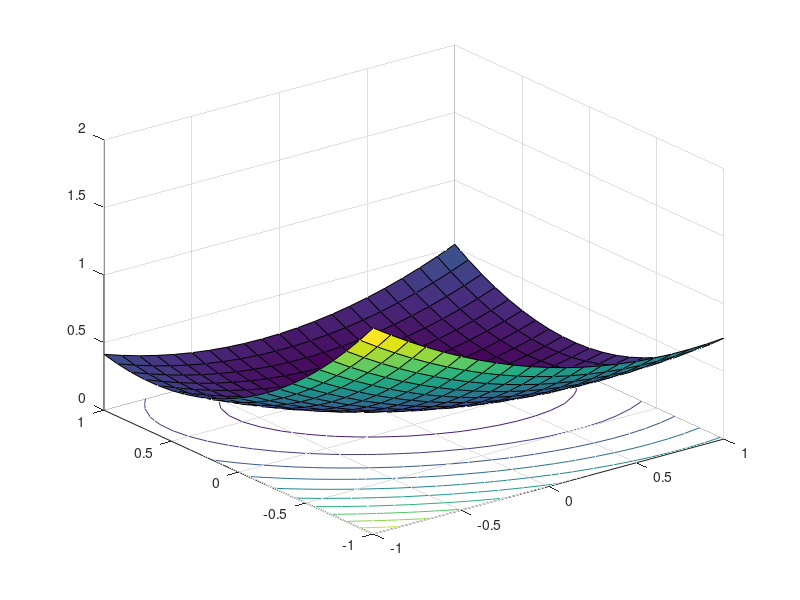

Here is the MATLAB script that generated this plot: (Note: this script raises an error after producing the figure.)
clear all
close all
%%
D = [2 1]/3;
v = 0.5;
lambda = 0.4;
gamma = 0.4;

%%
f = @(s0,s1) 0.5*(v-(D(1)*s0+D(2)*s1)).^2 + lambda*0.5*(s0.^2+s1.^2);

figure(1)

s0 = -1:.1:1;
s1 = -1:.1:1;
[S0,S1] = ndgrid(s0,s1);
F = f(S0,S1);
hf = surfc(s0,s1,F);
hf(1).FaceAlpha = 0.25;
%hf(1).FaceColor = 'green';
hf(1).EdgeAlpha = 0.25;
hf(1).EdgeColor = 'interp';
hf(2).LineWidth = 1;
%hf(2).LevelStep = 0.1;


%[az,el] = view;
%view(az+90,el)
ax = gca;
ax.YDir = 'reverse';


xlabel('x_1')
ylabel('x_0')

hold on

%

s = [-0.75,0].';
x(1,1) = s(1);
x(2,1) = s(2);

t = s-gamma*(D'*(D*s-v)+lambda*s);

x(1,2) = t(1);
x(2,2) = t(2);
%
hp = quiver(x(1,1),x(2,1),x(1,2)-x(1,1),x(2,2)-x(2,1));
hp.Marker = 'o';
hp.ShowArrowHead = 'on';
hp.MaxHeadSize = 120;
%hp.MarkerSize = 6;
%hp.MarkerEdgeColor = 'r';
%hp.MarkerFaceColor = 'r';
hp.Color = 'r';
hp.LineWidth = 2;
%hp.LineStyle = ':';

hp.Parent.FontSize = 18;
hp.Parent.LineWidth = 1;

zlabel('g(x)')

hold off

set(gcf,'Color','white');
set(gca,'Color','white');
imwrite(frame2im(getframe(1)),'gradex.png')
set(gcf,'Color','default');
set(gca,'Color','default');

%%
f = @(s0,s1) 0.5*(v-(D(1)*s0+D(2)*s1)).^2 + lambda*(abs(s0)+abs(s1));

figure(2)

s0 = -1:.1:1;
s1 = -1:.1:1;
[S0,S1] = ndgrid(s0,s1);
F = f(S0,S1);
hf = surfc(s0,s1,F);
hf(1).FaceAlpha = 0.25;
%hf(1).FaceColor = 'green';
hf(1).EdgeAlpha = 0.25;
hf(1).EdgeColor = 'interp';
hf(2).LineWidth = 1;
%hf(2).LevelStep = 0.1;


%[az,el] = view;
%view(az+90,el)
ax = gca;
ax.YDir = 'reverse';

xlabel('x_1')
ylabel('x_0')

hold on


%

s = [ -0.75,0].';
x(1,1) = s(1);
x(2,1) = s(2);

f = @(y) 0.5*(v-D*y).^2 + lambda*norm(y,1);
g = @(x,y) f(y)+(1/(2*gamma))*norm(y-x,2)^2;

t = fminsearch(@(y) g(s,y),s);

x(1,2) = t(1);
x(2,2) = t(2);
%
hp = quiver(x(1,1),x(2,1),x(1,2)-x(1,1),x(2,2)-x(2,1));
hp.Marker = 'o';
hp.ShowArrowHead = 'on';
hp.MaxHeadSize = 120;
%hp.MarkerSize = 6;
%hp.MarkerEdgeColor = 'r';
%hp.MarkerFaceColor = 'r';
hp.Color = 'r';
hp.LineWidth = 2;
%hp.LineStyle = ':';

hp.Parent.FontSize = 18;
hp.Parent.LineWidth = 1;

zlabel('g(x)')

hold off

set(gcf,'Color','white');
set(gca,'Color','white');
imwrite(frame2im(getframe(2)),'proxex.png')
set(gcf,'Color','default');
set(gca,'Color','default');
